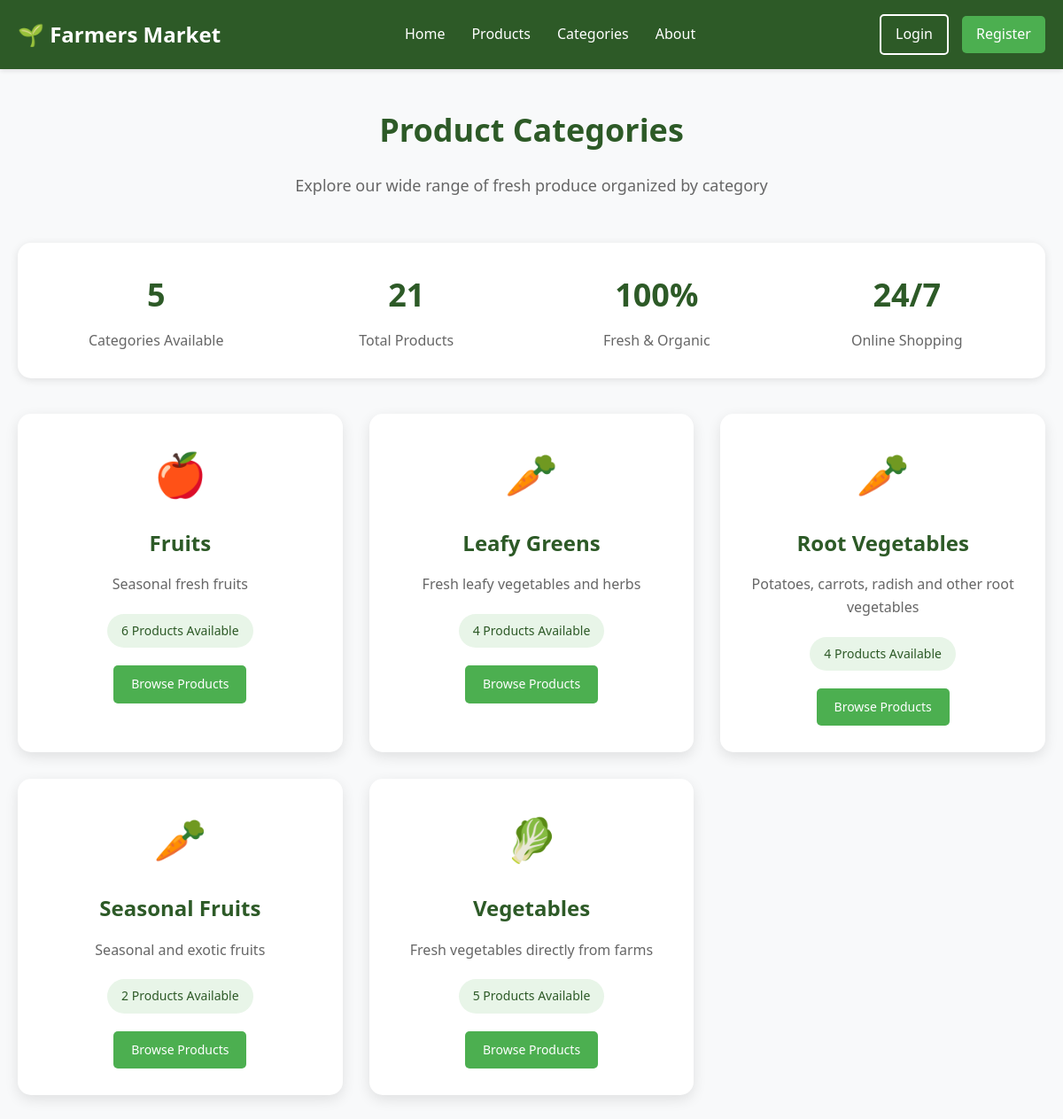
/categories.php, run on the app's committed database.
### tables this page shows
CREATE TABLE categories (
    id INT AUTO_INCREMENT PRIMARY KEY,
    name VARCHAR(50) NOT NULL,
    description TEXT,
    created_at TIMESTAMP DEFAULT CURRENT_TIMESTAMP
);

### config/session.php (called while the page is built, shortened)
<?php
function isLoggedIn() {
    return isset($_SESSION['user_id']);
}
?>

### categories.php (the view, shortened to what this page needs)
<?php
require_once 'config/session.php';
$database = new Database();
$db = $database->getConnection();
$query = "SELECT c.*, COUNT(p.id) as product_count
          FROM categories c
          LEFT JOIN products p ON c.id = p.category_id AND p.status = 'active'
          GROUP BY c.id
          ORDER BY c.name";
$stmt = $db->prepare($query);
$stmt->execute();
$categories = $stmt->fetchAll(PDO::FETCH_ASSOC);
?>
<!DOCTYPE html>
<html lang="en">
<head>
</head>
<body>
    <header class="header">
        <div class="nav-container">
            <div class="logo">🌱 Farmers Market</div>
            <nav>
                <ul class="nav-menu">
                    <li><a href="index.php">Home</a></li>
                    <li><a href="products.php">Products</a></li>
                    <li><a href="categories.php">Categories</a></li>
                    <li><a href="about.php">About</a></li>
                </ul>
            </nav>
            <div class="user-actions">
                <?php if (isLoggedIn()): ?>
                    <span>Welcome, <?php echo htmlspecialchars(getUserName()); ?>!</span>
                    <a href="cart.php" class="btn btn-outline">Cart</a>
                    <a href="profile.php" class="btn btn-primary">Profile</a>
                    <a href="logout.php" class="btn btn-outline">Logout</a>
                <?php else: ?>
                    <a href="login.php" class="btn btn-outline">Login</a>
                    <a href="register.php" class="btn btn-primary">Register</a>
                <?php endif; ?>
            </div>
        </div>
    </header>
    <main class="main-content">
        <h1 class="page-title">Product Categories</h1>
        <p class="page-subtitle">Explore our wide range of fresh produce organized by category</p>
        <div class="stats-section">
            <div class="stats-grid">
                <div class="stat-item">
                    <h3><?php echo count($categories); ?></h3>
                    <p>Categories Available</p>
                </div>
                <div class="stat-item">
                    <h3><?php echo array_sum(array_column($categories, 'product_count')); ?></h3>
                    <p>Total Products</p>
                </div>
                <div class="stat-item">
                    <h3>100%</h3>
                    <p>Fresh & Organic</p>
                </div>
                <div class="stat-item">
                    <h3>24/7</h3>
                    <p>Online Shopping</p>
                </div>
            </div>
        </div>
        <div class="categories-grid">
            <?php
            $category_icons = [
                'Vegetables' => '🥬',
                'Fruits' => '🍎',
                'Grains' => '🌾',
                'Dairy' => '🥛',
                'Herbs' => '🌿',
                'Spices' => '🌶️',
                'Organic' => '🌱',
                'Seasonal' => '🍂'
            ];
            foreach ($categories as $category):
                $icon = $category_icons[$category['name']] ?? '🥕';
            ?>
                <div class="category-card">
                    <div class="category-icon"><?php echo $icon; ?></div>
                    <h3><?php echo htmlspecialchars($category['name']); ?></h3>
                    <p><?php echo htmlspecialchars($category['description']); ?></p>
                    <div class="product-count">
                        <?php echo $category['product_count']; ?> Products Available
                    </div>
                    <div class="category-actions">
                        <a href="products.php?category=<?php echo $category['id']; ?>" class="btn btn-primary btn-small">
                            Browse Products
                        </a>
                    </div>
                </div>
            <?php endforeach; ?>
        </div>
    </main>
</body>
</html>

### categories.php (style rules this page uses)
* { margin: 0; padding: 0; box-sizing: border-box; }
body { font-family: 'Segoe UI', Tahoma, Geneva, Verdana, sans-serif; line-height: 1.6; color: #333; background: #f8f9fa; }
.header { background: #2d5a27; color: white; padding: 1rem 0; box-shadow: 0 2px 5px rgba(0,0,0,0.1); }
.nav-container { max-width: 1200px; margin: 0 auto; padding: 0 20px; display: flex; justify-content: space-between; align-items: center; }
.logo { font-size: 24px; font-weight: 700; }
.nav-menu { display: flex; list-style: none; gap: 30px; }
.nav-menu a { color: white; text-decoration: none; font-weight: 500; transition: color 0.3s ease; }
.user-actions { display: flex; gap: 15px; align-items: center; }
.btn { padding: 8px 16px; border: none; border-radius: 5px; text-decoration: none; font-weight: 500; transition: all 0.3s ease; cursor: pointer; display: inline-block; }
.btn-primary { background: #4CAF50; color: white; }
.btn-outline { background: transparent; color: white; border: 2px solid white; }
.main-content { max-width: 1200px; margin: 0 auto; padding: 40px 20px; }
.page-title { font-size: 36px; color: #2d5a27; margin-bottom: 20px; text-align: center; }
.page-subtitle { text-align: center; color: #666; font-size: 18px; margin-bottom: 50px; }
.categories-grid { display: grid; grid-template-columns: repeat(auto-fit, minmax(300px, 1fr)); gap: 30px; }
.category-card { background: white; padding: 30px; border-radius: 15px; box-shadow: 0 5px 15px rgba(0,0,0,0.1); transition: transform 0.3s ease; text-align: center; }
.category-icon { font-size: 48px; margin-bottom: 20px; }
.category-card h3 { color: #2d5a27; margin-bottom: 15px; font-size: 24px; font-weight: 600; }
.category-card p { color: #666; margin-bottom: 20px; line-height: 1.6; }
.product-count { background: #e8f5e8; color: #2d5a27; padding: 8px 16px; border-radius: 20px; font-size: 14px; font-weight: 500; margin-bottom: 20px; display: inline-block; }
.category-actions { display: flex; gap: 10px; justify-content: center; }
.btn-small { padding: 10px 20px; font-size: 14px; }
.stats-section { background: white; padding: 30px; border-radius: 15px; margin-bottom: 40px; box-shadow: 0 2px 10px rgba(0,0,0,0.1); }
.stats-grid { display: grid; grid-template-columns: repeat(auto-fit, minmax(200px, 1fr)); gap: 30px; text-align: center; }
.stat-item h3 { font-size: 36px; color: #2d5a27; margin-bottom: 10px; }
.stat-item p { color: #666; font-size: 16px; }

### data on the page
categories: name "🍎", name "Fruits", description "Seasonal fresh fruits", product_count "6"
categories: name "🥕", name "Leafy Greens", description "Fresh leafy vegetables and herbs", product_count "4"
categories: name "🥕", name "Root Vegetables", description "Potatoes, carrots, radish and other root vegetables", product_count "4"
categories: name "🥕", name "Seasonal Fruits", description "Seasonal and exotic fruits", product_count "2"
categories: name "🥬", name "Vegetables", description "Fresh vegetables directly from farms", product_count "5"

### other printed values
count($categories) "5"
array_sum(array_column($categories, 'product_count')) "21"
